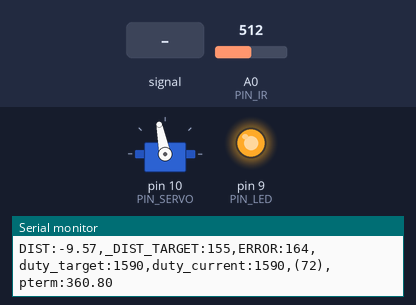
The sketch below on a simulated Arduino Uno, built with avr-gcc and run on an emulated ATmega328P. On the bench: servo, output pins drawn as LEDs (lit = HIGH), the last lines printed to the serial monitor. Inputs (shaded band) come from the test bench; at power-on: A0 (PIN_IR) = 512.

Above: at 4.2 s.
4.3 s: A0 (PIN_IR) fed a 200 Hz sine of ±255 counts around its level
7.3 s: A0 (PIN_IR) set to 306
8.8 s: A0 (PIN_IR) set to 900
At 10.1 s:
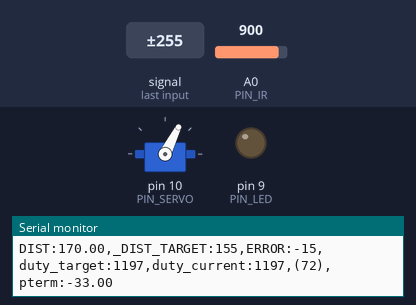
10.4 s: A0 (PIN_IR) set to 1023
At 11.0 s:
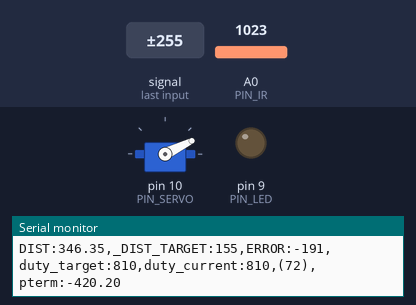
12.0 s: A0 (PIN_IR) set to 716
At 13.4 s:
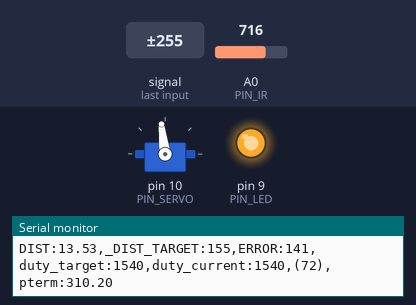
13.7 s: A0 (PIN_IR) set to 145
At 14.8 s:
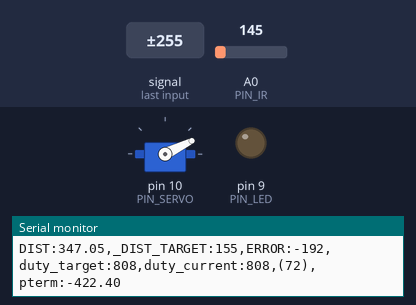
Timing chart, 0 to 16.4 s (numbered marks = the images above; inputs shaded):
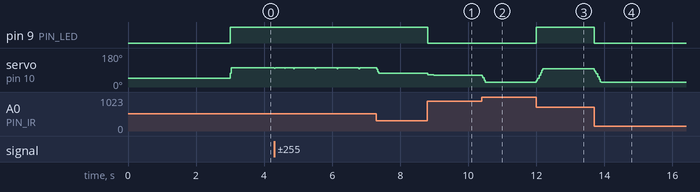

Measured:
- after the input at 8.8 s, pin 9 (PIN_LED): HIGH → LOW at once; servo on pin 10 (PIN_SERVO): 72° → 64° at once, → 63° 0.18 s later
- after the input at 10.4 s, servo on pin 10 (PIN_SERVO): 63° → 26° at once
- after the input at 12.0 s, pin 9 (PIN_LED): LOW → HIGH at once; servo on pin 10 (PIN_SERVO): 26° → 97° at once
- after the input at 13.7 s, pin 9 (PIN_LED): HIGH → LOW at once; servo on pin 10 (PIN_SERVO): 97° → 26° at once

The sketch:

p_control.ino
```cpp
#include <Servo.h>

// Arduino pin assignment
#define PIN_LED   9
#define PIN_SERVO 10
#define PIN_IR    A0

// Event interval parameters
#define _INTERVAL_DIST    20  // distance sensor interval (unit: ms)
#define _INTERVAL_SERVO   20  // servo interval (unit: ms)
#define _INTERVAL_SERIAL  100 // serial interval (unit: ms)

// EMA filter configuration for the IR distance sensor
#define _EMA_ALPHA 0.8    // EMA weight of new sample (range: 0 to 1)

// Servo adjustment (실습 3에서 찾은 값)
#define _DUTY_MAX 2030
#define _DUTY_NEU 1230
#define _DUTY_MIN 550

#define _SERVO_ANGLE_DIFF  122  // |D - E| degree
#define _SERVO_SPEED       300  // servo speed (deg/s)

// Target Distance
#define _DIST_TARGET    155 // Center of the rail (unit: mm)

// Sensor offset: B에 공 놓고 측정값 - 155 (지금은 170-155 = 15)
#define _DIST_OFFSET    15.0

// PID parameters
#define _KP  2.2    // proportional gain (실험하며 조정)
//#define _KD 0.0
//#define _KI 0.0

Servo myservo;
float dist_ema;

unsigned long last_sampling_time_dist, last_sampling_time_servo, last_sampling_time_serial;
bool event_dist, event_servo, event_serial;

int duty_change_per_interval;
int duty_target, duty_current;

int error_current;
float pterm /*, dterm, iterm */;

void setup()
{
  pinMode(PIN_LED, OUTPUT);

  myservo.attach(PIN_SERVO);

  myservo.writeMicroseconds(_DUTY_NEU - 200);
  delay(3000);

  duty_target = duty_current = _DUTY_NEU;
  myservo.writeMicroseconds(duty_current);

  duty_change_per_interval =
    (float)(_DUTY_MAX - _DUTY_MIN) * ((float)_SERVO_SPEED / _SERVO_ANGLE_DIFF) * (_INTERVAL_SERVO / 1000.0);

  Serial.begin(1000000);

  // EMA 초기값을 0이 아닌 실제 측정값으로 시작 (초반 오동작 방지)
  dist_ema = volt_to_distance(ir_sensor_filtered(30, 0.5, 0));
}

void loop()
{
  unsigned long time_curr = millis();

  if (time_curr >= (last_sampling_time_dist + _INTERVAL_DIST)) {
    last_sampling_time_dist += _INTERVAL_DIST;
    event_dist = true;
  }
  if (time_curr >= (last_sampling_time_servo + _INTERVAL_SERVO)) {
    last_sampling_time_servo += _INTERVAL_SERVO;
    event_servo = true;
  }
  if (time_curr >= (last_sampling_time_serial + _INTERVAL_SERIAL)) {
    last_sampling_time_serial += _INTERVAL_SERIAL;
    event_serial = true;
  }

  if (event_dist) {
    float dist_filtered;
    int control;

    event_dist = false;

    dist_filtered = volt_to_distance(ir_sensor_filtered(30, 0.5, 0));
    dist_ema = _EMA_ALPHA * dist_filtered + (1.0 - _EMA_ALPHA) * dist_ema;

    // Update PID variables
    error_current = _DIST_TARGET - dist_ema;   // 오차 = 목표 - 현재 (+: 공이 B보다 가까움)
    pterm = _KP * error_current;               // 비례항 = Kp x 오차

    control = pterm /* + dterm + iterm */;
    duty_target = _DUTY_NEU + control;

    if (duty_target < _DUTY_MIN) duty_target = _DUTY_MIN;
    if (duty_target > _DUTY_MAX) duty_target = _DUTY_MAX;

    if (error_current > 0) digitalWrite(PIN_LED, 1);
    else                   digitalWrite(PIN_LED, 0);
  }

  if (event_servo) {
    event_servo = false;

    if (duty_target > duty_current) {
      duty_current += duty_change_per_interval;
      if (duty_current > duty_target) duty_current = duty_target;
    } else {
      duty_current -= duty_change_per_interval;
      if (duty_current < duty_target) duty_current = duty_target;
    }

    myservo.writeMicroseconds(duty_current);
  }

  if (event_serial) {
    event_serial = false;
    // 시리얼 출력 형식은 템플릿 그대로 유지 (교안 요구사항)
    Serial.print("DIST:");
    Serial.print(dist_ema);
    Serial.print(",_DIST_TARGET:");
    Serial.print(_DIST_TARGET);
    Serial.print(",ERROR:");
    Serial.print(error_current);
    Serial.print(",duty_target:");
    Serial.print(duty_target);
    Serial.print(",duty_current:");
    Serial.print(duty_current);
    Serial.print(",(");
    Serial.print(duty_change_per_interval);
    Serial.print("),pterm:");
    Serial.println(pterm);
  }
}

float volt_to_distance(int a_value)
{
  // 기존 커브피팅 식 - 오프셋 (재피팅했다면 새 식으로 교체하고 오프셋은 0으로)
  return 644.0 - 2.22*a_value + 1.9E-03*a_value*a_value - _DIST_OFFSET;
}

int compare(const void *a, const void *b) {
  return (*(unsigned int *)a - *(unsigned int *)b);
}

unsigned int ir_sensor_filtered(unsigned int n, float position, int verbose)
{
  unsigned int *ir_val, ret_val;
  unsigned int start_time;

  if (verbose >= 2)
    start_time = millis();

  if ((n == 0) || (n > 100) || (position < 0.0) || (position > 1))
    return 0;

  if (position == 1.0)
    position = 0.999;

  if (verbose == 1) {
    Serial.print("n: "); Serial.print(n);
    Serial.print(", position: "); Serial.print(position);
    Serial.print(", ret_idx: ");  Serial.println((unsigned int)(n * position));
  }

  ir_val = (unsigned int *)malloc(sizeof(unsigned int) * n);
  if (ir_val == NULL)
    return 0;

  if (verbose == 1)
    Serial.print("IR:");

  for (int i = 0; i < n; i++) {
    ir_val[i] = analogRead(PIN_IR);
    if (verbose == 1) {
      Serial.print(" ");
      Serial.print(ir_val[i]);
    }
  }

  if (verbose == 1)
    Serial.print("  => ");

  qsort(ir_val, n, sizeof(unsigned int), compare);
  ret_val = ir_val[(unsigned int)(n * position)];

  if (verbose == 1) {
    for (int i = 0; i < n; i++) {
      Serial.print(" ");
      Serial.print(ir_val[i]);
    }
    Serial.print(" :: ");
    Serial.println(ret_val);
  }
  free(ir_val);

  if (verbose >= 2) {
    Serial.print("Elapsed time: "); Serial.print(millis() - start_time); Serial.println("ms");
  }

  return ret_val;
}
```
